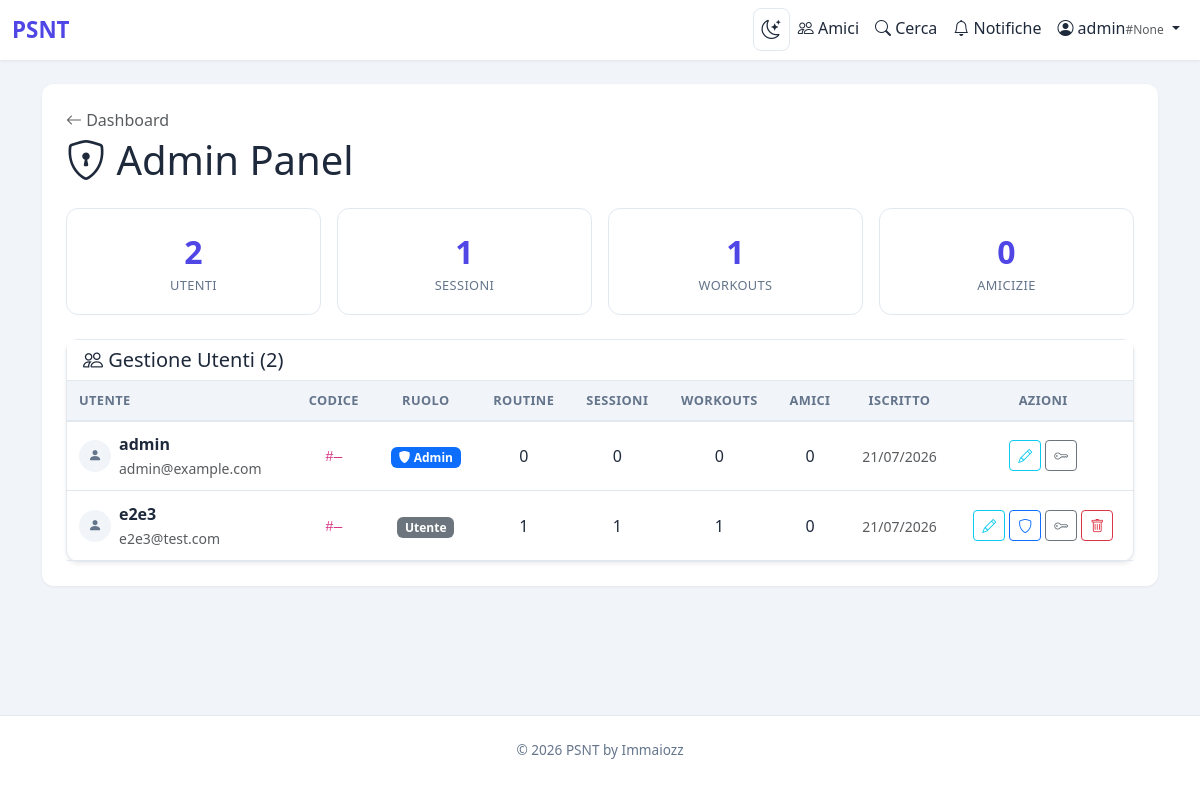
The app's page /admin (signed in) with its own data.
### flask_app.py (models this page shows, shortened)
class User(UserMixin, db.Model):
    id = db.Column(db.Integer, primary_key=True)
    username = db.Column(db.String(80), unique=True, nullable=False, index=True)
    email = db.Column(db.String(120), unique=True, nullable=False, index=True)
    password_hash = db.Column(db.String(255), nullable=False)
    profile_image = db.Column(db.Text, nullable=True)
    friend_code = db.Column(db.String(4), unique=True, nullable=True, index=True)
    public_token = db.Column(db.String(36), unique=True, nullable=True, index=True)
    is_admin = db.Column(db.Boolean, default=False, nullable=False)
    created_at = db.Column(db.DateTime, default=datetime.utcnow)
    routines = db.relationship('Routine', backref='user', lazy=True, cascade='all, delete-orphan')
    routine_exercises = db.relationship('RoutineExercise', backref='user', lazy=True, cascade='all, delete-orphan')
    routine_sessions = db.relationship('RoutineSession', backref='user', lazy=True, cascade='all, delete-orphan')
    workouts = db.relationship('Workout', backref='user', lazy=True, cascade='all, delete-orphan')
    weight_history = db.relationship('WeightHistory', backref='user', lazy=True, cascade='all, delete-orphan')

### flask_app.py (the view)
@app.route("/admin")
@login_required
def admin_panel():
    if not current_user.is_admin:
        flash("✗ Accesso negato.", "danger")
        return redirect(url_for("dashboard"))
    users = User.query.order_by(User.created_at.desc()).all()
    if not users:
        return render_template("admin.html", user_data=[], total_users=0, total_sessions=0, total_workouts=0, total_friendships=0)
    user_ids = [u.id for u in users]
    routine_counts = dict(db.session.query(Routine.user_id, func.count(Routine.id)).filter(Routine.user_id.in_(user_ids)).group_by(Routine.user_id).all())
    session_counts = dict(db.session.query(RoutineSession.user_id, func.count(RoutineSession.id)).filter(RoutineSession.user_id.in_(user_ids)).group_by(RoutineSession.user_id).all())
    workout_counts = dict(db.session.query(Workout.user_id, func.count(Workout.id)).filter(Workout.user_id.in_(user_ids)).group_by(Workout.user_id).all())
    friendship_data = db.session.query(
        db.case((Friendship.requester_id.in_(user_ids), Friendship.requester_id), else_=Friendship.receiver_id).label("uid"),
        func.count(Friendship.id)
    ).filter(
        ((Friendship.requester_id.in_(user_ids)) | (Friendship.receiver_id.in_(user_ids))),
        Friendship.status == "accepted"
    ).group_by("uid").all()
    friendship_counts = {row.uid: row[1] for row in friendship_data}
    user_data = [{
        "user": u,
        "routines": routine_counts.get(u.id, 0),
        "sessions": session_counts.get(u.id, 0),
        "workouts": workout_counts.get(u.id, 0),
        "friends": friendship_counts.get(u.id, 0),
    } for u in users]
    total_users = len(users)
    total_sessions = sum(session_counts.values()) if session_counts else 0
    total_workouts = sum(workout_counts.values()) if workout_counts else 0
    total_friendships = sum(friendship_counts.values()) if friendship_counts else 0
    return render_template("admin.html",
                           user_data=user_data,
                           total_users=total_users,
                           total_sessions=total_sessions,
                           total_workouts=total_workouts,
                           total_friendships=total_friendships)

### flask_app.py (called while the page is built)
@login_manager.user_loader
def load_user(user_id):
    return db.session.get(User, int(user_id))

@app.context_processor
def inject_pending_requests():
    if current_user.is_authenticated:
        last_check = session.get("pending_check_time", 0)
        cached_count = session.get("pending_count", 0)
        now = time.time()
        if now - last_check > 60:
            count = Friendship.query.filter_by(receiver_id=current_user.id, status="pending").count()
            session["pending_count"] = count
            session["pending_check_time"] = now
            return dict(pending_requests_count=count)
        return dict(pending_requests_count=cached_count)
    return dict(pending_requests_count=0)

@app.before_request
def init_db_once():
    global _db_initialized
    if not _db_initialized:
        ensure_database()
        load_exercises()
        _db_initialized = True

### templates/admin.html (shortened to what this page needs)
{% extends "base.html" %}
{% block content %}
<div class="d-flex justify-content-between align-items-center mb-4">
    <div>
        <a href="{{ url_for('dashboard') }}" class="text-decoration-none text-muted"><i class="bi bi-arrow-left"></i> Dashboard</a>
        <h1 class="mt-1 mb-0" style="color:var(--text-color);"><i class="bi bi-shield-lock"></i> Admin Panel</h1>
    </div>
</div>
<div class="row g-3 mb-4">
    <div class="col-6 col-md-3">
        <div class="admin-stat">
            <div class="num">{{ total_users }}</div>
            <div class="label">Utenti</div>
        </div>
    </div>
    <div class="col-6 col-md-3">
        <div class="admin-stat">
            <div class="num">{{ total_sessions }}</div>
            <div class="label">Sessioni</div>
        </div>
    </div>
    <div class="col-6 col-md-3">
        <div class="admin-stat">
            <div class="num">{{ total_workouts }}</div>
            <div class="label">Workouts</div>
        </div>
    </div>
    <div class="col-6 col-md-3">
        <div class="admin-stat">
            <div class="num">{{ total_friendships }}</div>
            <div class="label">Amicizie</div>
        </div>
    </div>
</div>
<div class="card shadow-sm">
    <div class="card-header">
        <h5 class="mb-0" style="color:var(--text-color);"><i class="bi bi-people"></i> Gestione Utenti ({{ user_data|length }})</h5>
    </div>
    <div class="card-body p-0">
        <div class="table-responsive">
            <table class="admin-table mb-0">
                <thead>
                    <tr>
                        <th>Utente</th>
                        <th class="text-center">Codice</th>
                        <th class="text-center">Ruolo</th>
                        <th class="text-center">Routine</th>
                        <th class="text-center">Sessioni</th>
                        <th class="text-center">Workouts</th>
                        <th class="text-center">Amici</th>
                        <th class="text-center">Iscritto</th>
                        <th class="text-center">Azioni</th>
                    </tr>
                </thead>
                <tbody>
                    {% for ud in user_data %}
                    {% set u = ud.user %}
                    <tr class="user-row">
                        <td>
                            <div class="d-flex align-items-center gap-2">
                                {% if u.profile_image %}
                                    <img src="{{ u.profile_image }}" alt="" style="width:32px;height:32px;border-radius:50%;object-fit:cover;">
                                {% else %}
                                    <div style="width:32px;height:32px;border-radius:50%;background:var(--bg-color);display:flex;align-items:center;justify-content:center;color:var(--text-muted);font-size:.85rem;">
                                        <i class="bi bi-person-fill"></i>
                                    </div>
                                {% endif %}
                                <div>
                                    <span class="fw-semibold">{{ u.username }}</span>
                                    <br><small class="text-muted">{{ u.email }}</small>
                                </div>
                            </div>
                        </td>
                        <td class="text-center"><code>#{{ u.friend_code or '—' }}</code></td>
                        <td class="text-center">
                            {% if u.is_admin %}
                                <span class="badge bg-primary"><i class="bi bi-shield-fill"></i> Admin</span>
                            {% else %}
                                <span class="badge bg-secondary">Utente</span>
                            {% endif %}
                        </td>
                        <td class="text-center">{{ ud.routines }}</td>
                        <td class="text-center">{{ ud.sessions }}</td>
                        <td class="text-center">{{ ud.workouts }}</td>
                        <td class="text-center">{{ ud.friends }}</td>
                        <td class="text-center"><small class="text-muted">{{ u.created_at.strftime('%d/%m/%Y') }}</small></td>
                        <td class="text-center">
                            <div class="d-flex gap-1 justify-content-center flex-wrap">
                                <button type="button" class="btn btn-sm btn-outline-info" onclick="editUser({{ u.id }}, '{{ u.username | e }}', '{{ u.friend_code or '' }}')" title="Modifica utente">
                                    <i class="bi bi-pencil"></i>
                                </button>
                                {% if u.id != current_user.id %}
                                <form method="POST" action="{{ url_for('toggle_admin', user_id=u.id) }}" style="display:inline;">
                                    <button type="submit" class="btn btn-sm {% if u.is_admin %}btn-outline-warning{% else %}btn-outline-primary{% endif %}" title="{% if u.is_admin %}Rimuovi admin{% else %}Promuovi ad admin{% endif %}">
                                        <i class="bi bi-shield{% if u.is_admin %}-fill{% endif %}"></i>
                                    </button>
                                </form>
                                {% endif %}
                                <form method="POST" action="{{ url_for('admin_reset_password', user_id=u.id) }}" style="display:inline;">
                                    <button type="submit" class="btn btn-sm btn-outline-secondary" onclick="return confirm('Resettaggiare la password di {{ u.username }}?')" title="Reset password">
                                        <i class="bi bi-key"></i>
                                    </button>
                                </form>
                                {% if u.id != current_user.id %}
                                <form method="POST" action="{{ url_for('admin_delete_user', user_id=u.id) }}" style="display:inline;">
                                    <button type="submit" class="btn btn-sm btn-outline-danger" onclick="return confirm('Eliminare {{ u.username }}? Tutti i suoi dati verranno persi.')" title="Elimina utente">
                                        <i class="bi bi-trash"></i>
                                    </button>
                                </form>
                                {% endif %}
                            </div>
                        </td>
                    </tr>
                    {% endfor %}
                </tbody>
            </table>
        </div>
    </div>
</div>
{% endblock %}

### templates/base.html (shortened to what this page needs)
<!DOCTYPE html>
<html lang="it">
<head>
    <link href="https://cdn.jsdelivr.net/npm/bootstrap@5.3.0/dist/css/bootstrap.min.css" rel="stylesheet">
    <link rel="stylesheet" href="https://cdn.jsdelivr.net/npm/bootstrap-icons@1.11.0/font/bootstrap-icons.css">
</head>
<body>
    <nav class="navbar navbar-expand-lg navbar-light">
        <div class="container-fluid">
            <a class="navbar-brand" href="{% if current_user.is_authenticated %}{{ url_for('dashboard') }}{% else %}{{ url_for('landing') }}{% endif %}">
                 PSNT
            </a>
            <div class="collapse navbar-collapse" id="navbarNav">
                <ul class="navbar-nav ms-auto">
                    {% if current_user.is_authenticated %}
                        <li class="nav-item">
                            <button class="dark-toggle nav-link" id="darkToggle" title="Modalit notturna">
                                <i class="bi bi-moon-stars"></i>
                            </button>
                        </li>
                        <li class="nav-item">
                            <a class="nav-link text-dark-readable" href="{{ url_for('friends_list') }}">
                                <i class="bi bi-people"></i> Amici
                            </a>
                        </li>
                        <li class="nav-item">
                            <a class="nav-link text-dark-readable" href="{{ url_for('search_users') }}">
                                <i class="bi bi-search"></i> Cerca
                            </a>
                        </li>
                        <li class="nav-item">
                            <a class="nav-link text-dark-readable" href="{{ url_for('notifications') }}">
                                <i class="bi bi-bell"></i> Notifiche
                            </a>
                        </li>
                        <li class="nav-item dropdown">
                            <a class="nav-link dropdown-toggle text-dark-readable" href="#" role="button" data-bs-toggle="dropdown" aria-expanded="false">
                                {% if current_user.profile_image %}
                                    <img src="{{ current_user.profile_image }}" alt="" style="width:22px;height:22px;border-radius:50%;object-fit:cover;vertical-align:middle;margin-right:4px;">
                                {% else %}
                                    <i class="bi bi-person-circle"></i>
                                {% endif %}
                                {{ current_user.username }}<span class="text-muted" style="font-size:.75rem;">#{{ current_user.friend_code }}</span>
                            </a>
                        </li>
                    {% endif %}
                </ul>
            </div>
        </div>
    </nav>
    <main>
        <div class="container">
            <div class="container-main">
                {% block content %}{% endblock %}
            </div>
        </div>
    </main>
    <footer class="footer">
        <div class="container">
            <p>&copy; 2026 PSNT by Immaiozz</p>
        </div>
    </footer>
</body>
</html>

### templates/base.html (style rules this page uses)
:root { --primary-color: #4f46e5; --accent-color: #7c3aed; --bg-color: #f1f5f9; --surface-color: #ffffff; --border-color: #e2e8f0; --text-color: #1e293b; --text-muted: #64748b; --text-secondary: #475569; }
body { background: var(--bg-color); min-height: 100vh; display: flex; flex-direction: column; color: var(--text-color); }
.navbar { background: var(--surface-color); box-shadow: 0 1px 3px rgba(0, 0, 0, 0.08); }
.navbar-brand { font-weight: 700; color: var(--primary-color) !important; font-size: 1.4rem; }
main { flex: 1; padding: 1.5rem 0; }
.container-main { background: var(--surface-color); border-radius: 12px; padding: 1.5rem; box-shadow: 0 1px 3px rgba(0, 0, 0, 0.06); }
.card { border: 1px solid var(--border-color); border-radius: 12px; box-shadow: 0 1px 3px rgba(0, 0, 0, 0.04); background: var(--surface-color); color: var(--text-color); }
.card-header { background: var(--surface-color); border-bottom: 1px solid var(--border-color); font-weight: 600; }
.footer { background: var(--surface-color); padding: 1.5rem 0; margin-top: auto; border-top: 1px solid var(--border-color); text-align: center; color: var(--text-muted); font-size: 0.85rem; }
.text-dark-readable { color: var(--text-color); }
.dark-toggle { cursor: pointer; font-size: 1.2rem; padding: 6px 10px; border-radius: 8px; transition: background .2s; background: none; border: 1px solid var(--border-color); color: var(--text-color); }

### templates/admin.html (style rules this page uses)
.admin-stat { text-align: center; padding: 1.2rem; border-radius: 12px; border: 1px solid var(--border-color); background: var(--surface-color); }
.admin-stat .num { font-size: 2rem; font-weight: 700; color: var(--primary-color); }
.admin-stat .label { font-size: .8rem; color: var(--text-muted); text-transform: uppercase; letter-spacing: .03em; }
.user-row { transition: background .15s; }
.admin-table { width: 100%; border-collapse: collapse; }
.admin-table th { padding: 0.6rem 0.75rem; font-weight: 600; font-size: .8rem; text-transform: uppercase; letter-spacing: .03em; color: var(--text-muted); background: var(--bg-color); border-bottom: 2px solid var(--border-color); }
.admin-table td { padding: 0.65rem 0.75rem; border-bottom: 1px solid var(--border-color); color: var(--text-color); vertical-align: middle; }

### records on screen
User: username "admin", friend_code "None", email "admin@example.com", friend_code "—", created_at "21/07/2026"
User: shows "Admin", routines "0", sessions "0", workouts "0", friends "0", username "e2e3", email "e2e3@test.com", friend_code "—", routines "1", sessions "1", workouts "1", created_at "21/07/2026"

### other values on screen
{{ total_users }} "2"
{{ total_sessions }} "1"
{{ total_workouts }} "1"
{{ total_friendships }} "0"
{{ user_data|length }} "2"
